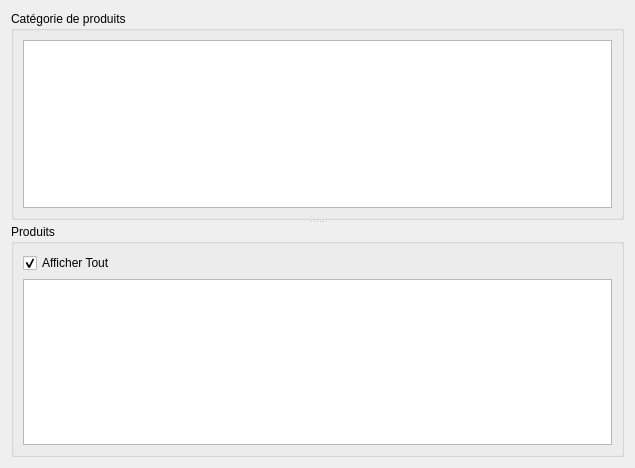
<?xml version="1.0" encoding="UTF-8"?>
<ui version="4.0">
 <class>ProduitsCentralWidget</class>
 <widget class="QWidget" name="ProduitsCentralWidget">
  <property name="geometry">
   <rect>
    <x>0</x>
    <y>0</y>
    <width>635</width>
    <height>468</height>
   </rect>
  </property>
  <property name="windowTitle">
   <string>Form</string>
  </property>
  <layout class="QHBoxLayout" name="horizontalLayout">
   <item>
    <widget class="QSplitter" name="splitter">
     <property name="orientation">
      <enum>Qt::Vertical</enum>
     </property>
     <widget class="QGroupBox" name="groupBox">
      <property name="title">
       <string>Catégorie de produits</string>
      </property>
      <layout class="QGridLayout" name="gridLayout">
       <item row="0" column="0">
        <widget class="QTableView" name="tvCategories">
         <property name="contextMenuPolicy">
          <enum>Qt::DefaultContextMenu</enum>
         </property>
         <property name="editTriggers">
          <set>QAbstractItemView::NoEditTriggers</set>
         </property>
         <property name="alternatingRowColors">
          <bool>true</bool>
         </property>
         <property name="selectionMode">
          <enum>QAbstractItemView::SingleSelection</enum>
         </property>
         <property name="selectionBehavior">
          <enum>QAbstractItemView::SelectRows</enum>
         </property>
         <property name="sortingEnabled">
          <bool>true</bool>
         </property>
         <attribute name="horizontalHeaderMinimumSectionSize">
          <number>25</number>
         </attribute>
         <attribute name="horizontalHeaderStretchLastSection">
          <bool>true</bool>
         </attribute>
         <attribute name="verticalHeaderDefaultSectionSize">
          <number>21</number>
         </attribute>
        </widget>
       </item>
      </layout>
     </widget>
     <widget class="QGroupBox" name="groupBox_2">
      <property name="title">
       <string>Produits</string>
      </property>
      <layout class="QGridLayout" name="gridLayout_2">
       <item row="1" column="0">
        <widget class="QTableView" name="tvProduits">
         <property name="editTriggers">
          <set>QAbstractItemView::NoEditTriggers</set>
         </property>
         <property name="alternatingRowColors">
          <bool>true</bool>
         </property>
         <property name="selectionMode">
          <enum>QAbstractItemView::SingleSelection</enum>
         </property>
         <property name="selectionBehavior">
          <enum>QAbstractItemView::SelectRows</enum>
         </property>
         <property name="sortingEnabled">
          <bool>true</bool>
         </property>
         <attribute name="horizontalHeaderStretchLastSection">
          <bool>true</bool>
         </attribute>
         <attribute name="verticalHeaderDefaultSectionSize">
          <number>21</number>
         </attribute>
        </widget>
       </item>
       <item row="0" column="0">
        <widget class="QCheckBox" name="chBAfficherTout">
         <property name="text">
          <string>Afficher Tout</string>
         </property>
         <property name="checked">
          <bool>true</bool>
         </property>
        </widget>
       </item>
      </layout>
     </widget>
    </widget>
   </item>
  </layout>
 </widget>
 <resources/>
 <connections/>
</ui>
